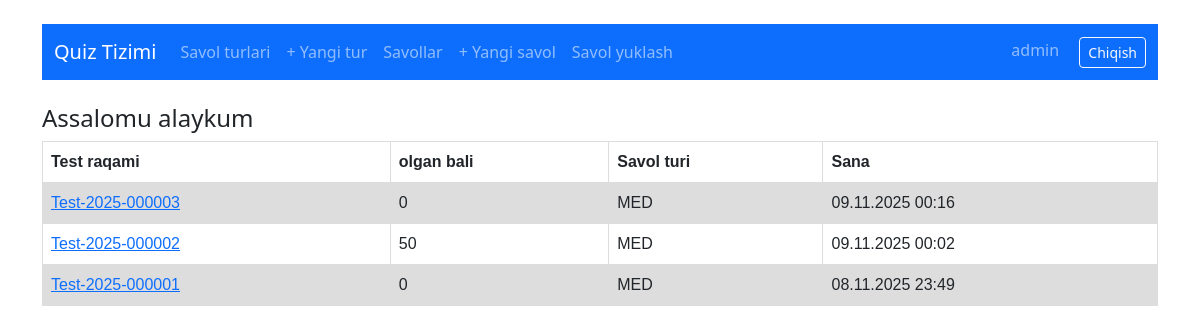
The app's page / (signed in) with its own data.
### quiz/models.py (models this page shows, shortened)
class GenerateQuiz(models.Model):
    user = models.ForeignKey(User, on_delete=models.CASCADE, related_name='quizzes')
    quiz_type = models.ForeignKey(QuizType, on_delete=models.CASCADE, related_name='generated_quizzes')
    score = models.IntegerField(default=0)
    created = models.DateTimeField(auto_now_add=True)
    finished = models.DateTimeField(null=True, blank=True)
    numbers = models.CharField(max_length=100, unique=True)
    def __str__(self):
        return self.numbers

class QuizType(models.Model):
    name = models.CharField(max_length=200)
    is_active = models.BooleanField(default=True)
    def __str__(self):
        return self.name

### homepage/views.py (the view)
# urls.py: path('', home, name='home'),
def home(request):
    if request.user.is_authenticated:
        my_test = GenerateQuiz.objects.filter(user=request.user).order_by('-numbers')
        context = {'my_test': my_test}
        return render(request, 'index.html', context)
    else:
        return redirect('login')

### templates/index.html (shortened to what this page needs)
{% extends 'quiz/base.html' %}
{% block content %}
    <h4>Assalomu alaykum</h4> {{ user. }}
    <table>
        <tr>
            <th>Test raqami</th>
            <th>olgan bali</th>
            <th>Savol turi</th>
            <th>Sana</th>
        </tr>
        <tr>
            {% for test in my_test %}
                <td> <a href="{% url 'result_users' test.pk %}"> {{ test }} </a></td>
                <td>{{ test.score }}</td>
                <td>{{ test.quiz_type }}</td>
                <td>{{ test.created |date:"d.m.Y H:i" }}</td>
                </tr>
            {% endfor %}
    </table>
{% endblock %}

### quiz/templates/quiz/navbar.html
<nav class="navbar navbar-expand-lg navbar-dark bg-primary mb-4">
    <div class="container-fluid">
        <a class="navbar-brand" href="{% url 'home' %}">Quiz Tizimi</a>
        <div class="navbar-nav">
            <a class="nav-link" href="{% url 'quiztype_list' %}">Savol turlari</a>
            {% if user.is_superuser %}
                <a class="nav-link" href="{% url 'quiztype_create' %}">+ Yangi tur</a>
            {% endif %}
        </div>
        <div class="navbar-nav">
            <a class="nav-link" href="{% url 'question_list' %}">Savollar</a>
            {% if user.is_superuser %}
                <a class="nav-link" href="{% url 'question_create' %}">+ Yangi savol</a>
                <a class="nav-link" href="{% url 'upload_quiz_from_word' %}">Savol yuklash</a>
            {% endif %}
        </div>
        <div class="ms-auto">
            {% if user.is_authenticated %}
                <span class="navbar-text me-3">{{ user.username }}</span>
                <a href="{% url 'logout' %}" class="btn btn-outline-light btn-sm">Chiqish</a>
            {% else %}
                <a href="{% url 'login' %}" class="btn btn-outline-light btn-sm">Kirish</a>
            {% endif %}
        </div>
    </div>
</nav>

### templates/index.html (style rules this page uses)
table { font-family: arial, sans-serif; border-collapse: collapse; width: 100%; }
td, th { border: 1px solid #dddddd; text-align: left; padding: 8px; }
tr:nth-child(even) { background-color: #dddddd; }

### records on screen
GenerateQuiz: numbers "Test-2025-000003", score "0", quiz_type "MED", created "09.11.2025 00:16"
GenerateQuiz: numbers "Test-2025-000002", score "50", quiz_type "MED", created "09.11.2025 00:02"
GenerateQuiz: numbers "Test-2025-000001", score "0", quiz_type "MED", created "08.11.2025 23:49"

### other values on screen
{{ user.username }} "admin"
